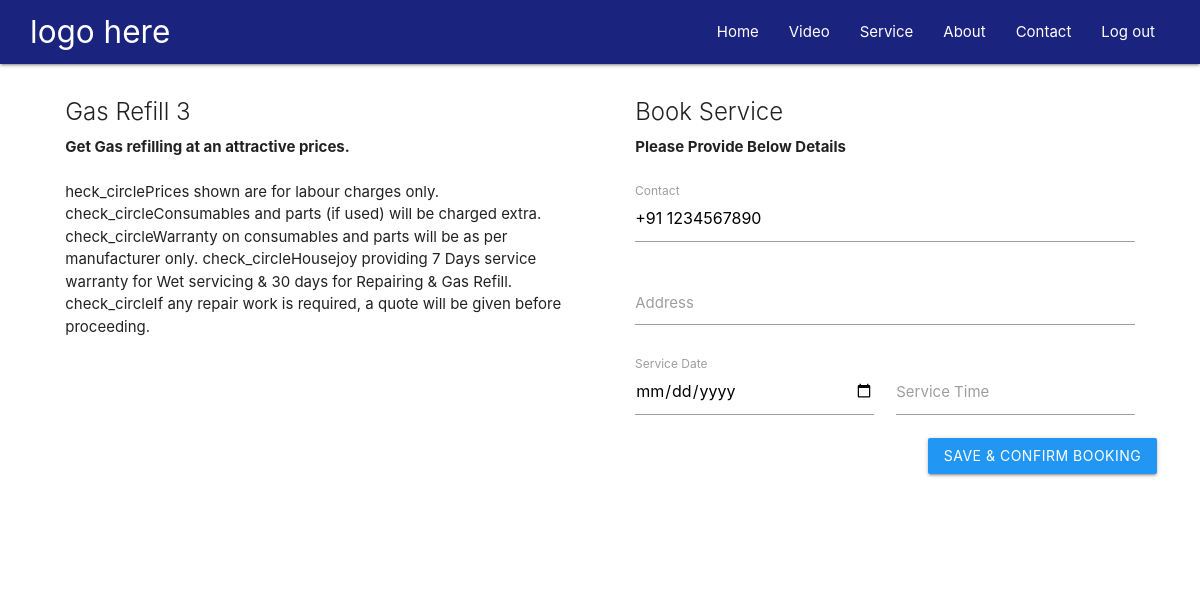
Screenshot of /bookService/1 (signed in) with the database file from the repository.
### mainApp/models.py (models this page shows, shortened)
class M_SubServices(models.Model):
    MainService = models.ForeignKey(
        M_Services, null=True, default=1, on_delete=models.SET_DEFAULT)
    title = models.CharField(max_length=1000)
    description = models.TextField()
    shortdescription = models.CharField(max_length=1000)
    status = models.CharField(max_length=1000)
    icon = models.ImageField(upload_to='images/')
    uploaded_at = models.DateTimeField(auto_now_add=True)

class User(AbstractBaseUser):
    phone_regex = RegexValidator(
        regex=r'^\+?1?\d{9,14}$', message="Phone number must be entered in the format: '+999999999'. Up to 14 digits allowed.")
    phone = models.CharField(
        validators=[phone_regex], max_length=17, unique=True)
    name = models.CharField(max_length=20, blank=True, null=True)
    standard = models.CharField(max_length=3, blank=True, null=True)
    score = models.IntegerField(default=16)
    first_login = models.BooleanField(default=False)
    active = models.BooleanField(default=True)
    staff = models.BooleanField(default=False)
    admin = models.BooleanField(default=False)
    timestamp = models.DateTimeField(auto_now_add=True)
    USERNAME_FIELD = 'phone'
    REQUIRED_FIELDS = []
    objects = UserManager()
    def __str__(self):
        return self.phone
    @property
    def is_active(self):
        return self.active

### mainApp/views.py (the view)
# urls.py: path('bookService/<subSID>', views.bookService, name="bookService"),
@login_required(login_url='/login/')
def bookService(request, subSID):
    subService = M_SubServices.objects.get(pk=subSID)
    user = request.user
    print(user)
    if request.method == 'POST':
        rservice = RServices()
        rservice.MainService = subService
        rservice.user = user
        rservice.phone = request.POST['phone']
        rservice.address = request.POST['address']
        rservice.location = "locaton"
        rservice.ServiceDate = request.POST['ServiceDate']
        rservice.time = request.POST['time']
        rservice.status = "new"
        rservice.save()
        return HttpResponse("Thank You")
    else:
        return render(request, 'services/bookservice.html', {'subService': subService, "authUser": user})

### mainApp/templates/services/bookservice.html (shortened to what this page needs)
{% extends 'base.html' %} {% block content %}
<div class="container-fluid">
    <div class="row ">
        <div class="col s12 m6">
            <div class="card z-depth-0">
                <div class="card-content">
                    <span class="card-title">{{subService.title}}</span>
                    <b>{{subService.shortdescription}}</b>
                    <br /><br />
                    <p>
                        {{subService.description}}
                    </p>
                    <br />
                    <div class="row">
                        <div class="col s6 m3 l2 xl1">
                            <div class="card z-depth-0">
                                <div class="card-content ">
                                </div>
                            </div>
                        </div>
                    </div>
                </div>
            </div>
        </div>
        <div class="col s12 m6">
            <div class="card z-depth-0">
                <div class="card-content">
                    <span class="card-title">Book Service </span>
                    <b>Please Provide Below Details</b>
                    <br /><br />
                    <div class="row">
                        <form class="col s12" action="{% url 'bookService' subSID=subService.id %}" method="POST">{% csrf_token %}
                            <div class="row">
                                <div class="input-field col s12">
                                    <input id="email" type="text" name="phone" value="+91 {{ authUser}}">
                                    <label for="email">Contact</label>
                                </div>
                                <div class="input-field col s12">
                                    <textarea id="textarea1" name="address" class="materialize-textarea"></textarea>
                                    <label for="textarea1">Address</label>
                                </div>
                                <div class="input-field col s6">
                                    <input type="date" name="ServiceDate" class="datepicker">
                                    <label for="textarea1">Service Date</label>
                                </div>
                                <div class="input-field col s6">
                                    <input id="text" name="time" />
                                    <label for="textarea1">Service Time</label>
                                </div>
                            <div class="row right-align ">
                                <button type="submit" class="waves-effect waves-light btn blue">Save & Confirm Booking</button>
                            </div>
                        </form>
                    </div>
                    <br />
                </div>
            </div>
        </div>
    </div>
</div>
{% endblock %}

### mainApp/static/style.css (style rules this page uses)
.container-fluid { width: 100%; margin: auto; }
@media (min-width: 768px) { .container-fluid { width: 100%; } }
@media (min-width: 992px) { .container-fluid { width: 95%; } }
@media (min-width: 1200px) { .container-fluid { width: 95%; } }

### rows the page displays
M_SubServices: title "Gas Refill 3", shortdescription "Get Gas refilling at an attractive prices.", description "heck_circlePrices shown are for labour charges only. check_circleConsumables and parts (if used) will be charged extra. check_circleWarranty on consumables and parts will be as per manufacturer only. check_circleHousejoy providing 7 Days service warranty for Wet servicing & 30 days for Repairing & Gas Refill. check_circleIf any repair work is required, a quote will be given before proceeding."
User: phone "+91 1234567890"
